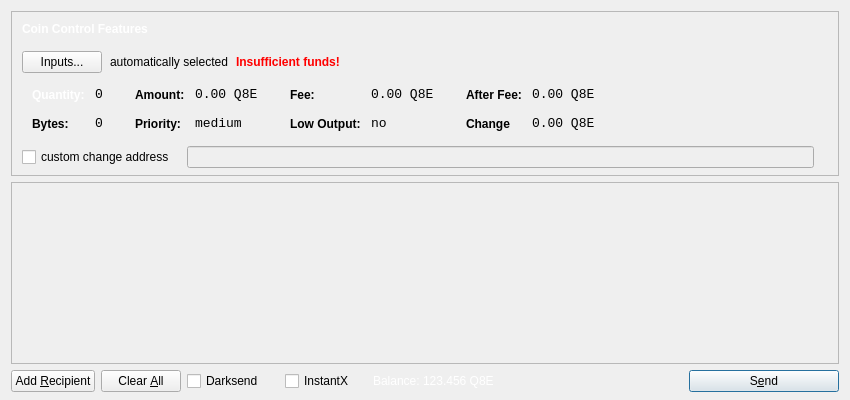
<?xml version="1.0" encoding="UTF-8"?>
<ui version="4.0">
 <class>SendCoinsDialog</class>
 <widget class="QDialog" name="SendCoinsDialog">
  <property name="geometry">
   <rect>
    <x>0</x>
    <y>0</y>
    <width>850</width>
    <height>400</height>
   </rect>
  </property>
  <property name="windowTitle">
   <string>Send Coins</string>
  </property>
  <layout class="QVBoxLayout" name="verticalLayout" stretch="0,1,0">
   <property name="bottomMargin">
    <number>8</number>
   </property>
   <item>
    <widget class="QFrame" name="frameCoinControl">
     <property name="sizePolicy">
      <sizepolicy hsizetype="Expanding" vsizetype="Expanding">
       <horstretch>0</horstretch>
       <verstretch>0</verstretch>
      </sizepolicy>
     </property>
     <property name="maximumSize">
      <size>
       <width>16777215</width>
       <height>16777215</height>
      </size>
     </property>
     <property name="frameShape">
      <enum>QFrame::StyledPanel</enum>
     </property>
     <property name="frameShadow">
      <enum>QFrame::Sunken</enum>
     </property>
     <layout class="QVBoxLayout" name="verticalLayoutCoinControl2">
      <property name="spacing">
       <number>6</number>
      </property>
      <property name="leftMargin">
       <number>0</number>
      </property>
      <property name="topMargin">
       <number>0</number>
      </property>
      <property name="rightMargin">
       <number>0</number>
      </property>
      <property name="bottomMargin">
       <number>6</number>
      </property>
      <item>
       <layout class="QVBoxLayout" name="verticalLayoutCoinControl" stretch="0,0,0,0,1">
        <property name="spacing">
         <number>0</number>
        </property>
        <property name="leftMargin">
         <number>10</number>
        </property>
        <property name="topMargin">
         <number>10</number>
        </property>
        <item>
         <layout class="QHBoxLayout" name="horizontalLayoutCoinControl1">
          <property name="bottomMargin">
           <number>15</number>
          </property>
          <item>
           <widget class="QLabel" name="labelCoinControlFeatures">
            <property name="sizePolicy">
             <sizepolicy hsizetype="Preferred" vsizetype="Maximum">
              <horstretch>0</horstretch>
              <verstretch>0</verstretch>
             </sizepolicy>
            </property>
            <property name="font">
             <font>
              <weight>75</weight>
              <bold>true</bold>
             </font>
            </property>
            <property name="styleSheet">
             <string notr="true">font-weight:bold;color:white;</string>
            </property>
            <property name="text">
             <string>Coin Control Features</string>
            </property>
           </widget>
          </item>
         </layout>
        </item>
        <item>
         <layout class="QHBoxLayout" name="horizontalLayoutCoinControl2" stretch="0,0,0,0">
          <property name="spacing">
           <number>8</number>
          </property>
          <property name="bottomMargin">
           <number>10</number>
          </property>
          <item>
           <widget class="QPushButton" name="pushButtonCoinControl">
            <property name="styleSheet">
             <string notr="true"/>
            </property>
            <property name="text">
             <string>Inputs...</string>
            </property>
           </widget>
          </item>
          <item>
           <widget class="QLabel" name="labelCoinControlAutomaticallySelected">
            <property name="text">
             <string>automatically selected</string>
            </property>
            <property name="margin">
             <number>5</number>
            </property>
           </widget>
          </item>
          <item>
           <widget class="QLabel" name="labelCoinControlInsuffFunds">
            <property name="font">
             <font>
              <weight>75</weight>
              <bold>true</bold>
             </font>
            </property>
            <property name="styleSheet">
             <string notr="true">color:red;font-weight:bold;</string>
            </property>
            <property name="text">
             <string>Insufficient funds!</string>
            </property>
            <property name="margin">
             <number>5</number>
            </property>
           </widget>
          </item>
          <item>
           <spacer name="horizontalSpacerCoinControl">
            <property name="orientation">
             <enum>Qt::Horizontal</enum>
            </property>
            <property name="sizeHint" stdset="0">
             <size>
              <width>40</width>
              <height>1</height>
             </size>
            </property>
           </spacer>
          </item>
         </layout>
        </item>
        <item>
         <widget class="QWidget" name="widgetCoinControl" native="true">
          <property name="sizePolicy">
           <sizepolicy hsizetype="Preferred" vsizetype="Preferred">
            <horstretch>0</horstretch>
            <verstretch>0</verstretch>
           </sizepolicy>
          </property>
          <property name="minimumSize">
           <size>
            <width>0</width>
            <height>0</height>
           </size>
          </property>
          <property name="styleSheet">
           <string notr="true"/>
          </property>
          <layout class="QHBoxLayout" name="horizontalLayoutCoinControl5">
           <property name="leftMargin">
            <number>0</number>
           </property>
           <property name="topMargin">
            <number>0</number>
           </property>
           <property name="rightMargin">
            <number>0</number>
           </property>
           <property name="bottomMargin">
            <number>0</number>
           </property>
           <item>
            <layout class="QHBoxLayout" name="horizontalLayoutCoinControl3" stretch="0,0,0,1">
             <property name="spacing">
              <number>20</number>
             </property>
             <property name="topMargin">
              <number>0</number>
             </property>
             <property name="bottomMargin">
              <number>10</number>
             </property>
             <item>
              <layout class="QFormLayout" name="formLayoutCoinControl1">
               <property name="horizontalSpacing">
                <number>10</number>
               </property>
               <property name="verticalSpacing">
                <number>14</number>
               </property>
               <property name="leftMargin">
                <number>10</number>
               </property>
               <property name="topMargin">
                <number>4</number>
               </property>
               <property name="rightMargin">
                <number>6</number>
               </property>
               <item row="0" column="0">
                <widget class="QLabel" name="labelCoinControlQuantityText">
                 <property name="styleSheet">
                  <string notr="true">font-weight:bold;color:white</string>
                 </property>
                 <property name="text">
                  <string>Quantity:</string>
                 </property>
                 <property name="margin">
                  <number>0</number>
                 </property>
                </widget>
               </item>
               <item row="0" column="1">
                <widget class="QLabel" name="labelCoinControlQuantity">
                 <property name="font">
                  <font>
                   <family>Monospace</family>
                   <pointsize>10</pointsize>
                  </font>
                 </property>
                 <property name="cursor">
                  <cursorShape>IBeamCursor</cursorShape>
                 </property>
                 <property name="contextMenuPolicy">
                  <enum>Qt::ActionsContextMenu</enum>
                 </property>
                 <property name="text">
                  <string>0</string>
                 </property>
                 <property name="margin">
                  <number>0</number>
                 </property>
                 <property name="textInteractionFlags">
                  <set>Qt::LinksAccessibleByMouse|Qt::TextSelectableByKeyboard|Qt::TextSelectableByMouse</set>
                 </property>
                </widget>
               </item>
               <item row="1" column="0">
                <widget class="QLabel" name="labelCoinControlBytesText">
                 <property name="styleSheet">
                  <string notr="true">font-weight:bold;</string>
                 </property>
                 <property name="text">
                  <string>Bytes:</string>
                 </property>
                </widget>
               </item>
               <item row="1" column="1">
                <widget class="QLabel" name="labelCoinControlBytes">
                 <property name="font">
                  <font>
                   <family>Monospace</family>
                   <pointsize>10</pointsize>
                  </font>
                 </property>
                 <property name="cursor">
                  <cursorShape>IBeamCursor</cursorShape>
                 </property>
                 <property name="contextMenuPolicy">
                  <enum>Qt::ActionsContextMenu</enum>
                 </property>
                 <property name="text">
                  <string>0</string>
                 </property>
                 <property name="textInteractionFlags">
                  <set>Qt::LinksAccessibleByMouse|Qt::TextSelectableByKeyboard|Qt::TextSelectableByMouse</set>
                 </property>
                </widget>
               </item>
              </layout>
             </item>
             <item>
              <layout class="QFormLayout" name="formLayoutCoinControl2">
               <property name="horizontalSpacing">
                <number>10</number>
               </property>
               <property name="verticalSpacing">
                <number>14</number>
               </property>
               <property name="leftMargin">
                <number>6</number>
               </property>
               <property name="topMargin">
                <number>4</number>
               </property>
               <property name="rightMargin">
                <number>6</number>
               </property>
               <item row="0" column="0">
                <widget class="QLabel" name="labelCoinControlAmountText">
                 <property name="styleSheet">
                  <string notr="true">font-weight:bold;</string>
                 </property>
                 <property name="text">
                  <string>Amount:</string>
                 </property>
                 <property name="margin">
                  <number>0</number>
                 </property>
                </widget>
               </item>
               <item row="0" column="1">
                <widget class="QLabel" name="labelCoinControlAmount">
                 <property name="font">
                  <font>
                   <family>Monospace</family>
                   <pointsize>10</pointsize>
                  </font>
                 </property>
                 <property name="cursor">
                  <cursorShape>IBeamCursor</cursorShape>
                 </property>
                 <property name="contextMenuPolicy">
                  <enum>Qt::ActionsContextMenu</enum>
                 </property>
                 <property name="text">
                  <string>0.00 Q8E</string>
                 </property>
                 <property name="textInteractionFlags">
                  <set>Qt::LinksAccessibleByMouse|Qt::TextSelectableByKeyboard|Qt::TextSelectableByMouse</set>
                 </property>
                </widget>
               </item>
               <item row="1" column="0">
                <widget class="QLabel" name="labelCoinControlPriorityText">
                 <property name="styleSheet">
                  <string notr="true">font-weight:bold;</string>
                 </property>
                 <property name="text">
                  <string>Priority:</string>
                 </property>
                </widget>
               </item>
               <item row="1" column="1">
                <widget class="QLabel" name="labelCoinControlPriority">
                 <property name="font">
                  <font>
                   <family>Monospace</family>
                   <pointsize>10</pointsize>
                  </font>
                 </property>
                 <property name="cursor">
                  <cursorShape>IBeamCursor</cursorShape>
                 </property>
                 <property name="contextMenuPolicy">
                  <enum>Qt::ActionsContextMenu</enum>
                 </property>
                 <property name="text">
                  <string>medium</string>
                 </property>
                 <property name="textInteractionFlags">
                  <set>Qt::LinksAccessibleByMouse|Qt::TextSelectableByKeyboard|Qt::TextSelectableByMouse</set>
                 </property>
                </widget>
               </item>
              </layout>
             </item>
             <item>
              <layout class="QFormLayout" name="formLayoutCoinControl3">
               <property name="horizontalSpacing">
                <number>10</number>
               </property>
               <property name="verticalSpacing">
                <number>14</number>
               </property>
               <property name="leftMargin">
                <number>6</number>
               </property>
               <property name="topMargin">
                <number>4</number>
               </property>
               <property name="rightMargin">
                <number>6</number>
               </property>
               <item row="0" column="0">
                <widget class="QLabel" name="labelCoinControlFeeText">
                 <property name="styleSheet">
                  <string notr="true">font-weight:bold;</string>
                 </property>
                 <property name="text">
                  <string>Fee:</string>
                 </property>
                 <property name="margin">
                  <number>0</number>
                 </property>
                </widget>
               </item>
               <item row="0" column="1">
                <widget class="QLabel" name="labelCoinControlFee">
                 <property name="font">
                  <font>
                   <family>Monospace</family>
                   <pointsize>10</pointsize>
                  </font>
                 </property>
                 <property name="cursor">
                  <cursorShape>IBeamCursor</cursorShape>
                 </property>
                 <property name="contextMenuPolicy">
                  <enum>Qt::ActionsContextMenu</enum>
                 </property>
                 <property name="text">
                  <string>0.00 Q8E</string>
                 </property>
                 <property name="textInteractionFlags">
                  <set>Qt::LinksAccessibleByMouse|Qt::TextSelectableByKeyboard|Qt::TextSelectableByMouse</set>
                 </property>
                </widget>
               </item>
               <item row="1" column="0">
                <widget class="QLabel" name="labelCoinControlLowOutputText">
                 <property name="styleSheet">
                  <string notr="true">font-weight:bold;</string>
                 </property>
                 <property name="text">
                  <string>Low Output:</string>
                 </property>
                </widget>
               </item>
               <item row="1" column="1">
                <widget class="QLabel" name="labelCoinControlLowOutput">
                 <property name="font">
                  <font>
                   <family>Monospace</family>
                   <pointsize>10</pointsize>
                  </font>
                 </property>
                 <property name="cursor">
                  <cursorShape>IBeamCursor</cursorShape>
                 </property>
                 <property name="contextMenuPolicy">
                  <enum>Qt::ActionsContextMenu</enum>
                 </property>
                 <property name="text">
                  <string>no</string>
                 </property>
                 <property name="textInteractionFlags">
                  <set>Qt::LinksAccessibleByMouse|Qt::TextSelectableByKeyboard|Qt::TextSelectableByMouse</set>
                 </property>
                </widget>
               </item>
              </layout>
             </item>
             <item>
              <layout class="QFormLayout" name="formLayoutCoinControl4">
               <property name="horizontalSpacing">
                <number>10</number>
               </property>
               <property name="verticalSpacing">
                <number>14</number>
               </property>
               <property name="leftMargin">
                <number>6</number>
               </property>
               <property name="topMargin">
                <number>4</number>
               </property>
               <property name="rightMargin">
                <number>6</number>
               </property>
               <item row="0" column="0">
                <widget class="QLabel" name="labelCoinControlAfterFeeText">
                 <property name="styleSheet">
                  <string notr="true">font-weight:bold;</string>
                 </property>
                 <property name="text">
                  <string>After Fee:</string>
                 </property>
                 <property name="margin">
                  <number>0</number>
                 </property>
                </widget>
               </item>
               <item row="0" column="1">
                <widget class="QLabel" name="labelCoinControlAfterFee">
                 <property name="font">
                  <font>
                   <family>Monospace</family>
                   <pointsize>10</pointsize>
                  </font>
                 </property>
                 <property name="cursor">
                  <cursorShape>IBeamCursor</cursorShape>
                 </property>
                 <property name="contextMenuPolicy">
                  <enum>Qt::ActionsContextMenu</enum>
                 </property>
                 <property name="text">
                  <string>0.00 Q8E</string>
                 </property>
                 <property name="textInteractionFlags">
                  <set>Qt::LinksAccessibleByMouse|Qt::TextSelectableByKeyboard|Qt::TextSelectableByMouse</set>
                 </property>
                </widget>
               </item>
               <item row="1" column="0">
                <widget class="QLabel" name="labelCoinControlChangeText">
                 <property name="styleSheet">
                  <string notr="true">font-weight:bold;</string>
                 </property>
                 <property name="text">
                  <string>Change</string>
                 </property>
                </widget>
               </item>
               <item row="1" column="1">
                <widget class="QLabel" name="labelCoinControlChange">
                 <property name="font">
                  <font>
                   <family>Monospace</family>
                   <pointsize>10</pointsize>
                  </font>
                 </property>
                 <property name="cursor">
                  <cursorShape>IBeamCursor</cursorShape>
                 </property>
                 <property name="contextMenuPolicy">
                  <enum>Qt::ActionsContextMenu</enum>
                 </property>
                 <property name="text">
                  <string>0.00 Q8E</string>
                 </property>
                 <property name="textInteractionFlags">
                  <set>Qt::LinksAccessibleByMouse|Qt::TextSelectableByKeyboard|Qt::TextSelectableByMouse</set>
                 </property>
                </widget>
               </item>
              </layout>
             </item>
            </layout>
           </item>
          </layout>
         </widget>
        </item>
        <item>
         <layout class="QHBoxLayout" name="horizontalLayoutCoinControl4" stretch="0,0,0">
          <property name="spacing">
           <number>12</number>
          </property>
          <property name="sizeConstraint">
           <enum>QLayout::SetDefaultConstraint</enum>
          </property>
          <property name="topMargin">
           <number>5</number>
          </property>
          <property name="rightMargin">
           <number>5</number>
          </property>
          <item>
           <widget class="QCheckBox" name="checkBoxCoinControlChange">
            <property name="text">
             <string>custom change address</string>
            </property>
           </widget>
          </item>
          <item>
           <widget class="QLineEdit" name="lineEditCoinControlChange">
            <property name="enabled">
             <bool>false</bool>
            </property>
            <property name="sizePolicy">
             <sizepolicy hsizetype="Expanding" vsizetype="Fixed">
              <horstretch>0</horstretch>
              <verstretch>0</verstretch>
             </sizepolicy>
            </property>
           </widget>
          </item>
          <item>
           <widget class="QLabel" name="labelCoinControlChangeLabel">
            <property name="sizePolicy">
             <sizepolicy hsizetype="Preferred" vsizetype="Expanding">
              <horstretch>0</horstretch>
              <verstretch>0</verstretch>
             </sizepolicy>
            </property>
            <property name="minimumSize">
             <size>
              <width>0</width>
              <height>0</height>
             </size>
            </property>
            <property name="text">
             <string/>
            </property>
            <property name="margin">
             <number>3</number>
            </property>
           </widget>
          </item>
         </layout>
        </item>
        <item>
         <spacer name="verticalSpacerCoinControl">
          <property name="orientation">
           <enum>Qt::Vertical</enum>
          </property>
          <property name="sizeHint" stdset="0">
           <size>
            <width>800</width>
            <height>1</height>
           </size>
          </property>
         </spacer>
        </item>
       </layout>
      </item>
     </layout>
    </widget>
   </item>
   <item>
    <widget class="QScrollArea" name="scrollArea">
     <property name="widgetResizable">
      <bool>true</bool>
     </property>
     <widget class="QWidget" name="scrollAreaWidgetContents">
      <property name="geometry">
       <rect>
        <x>0</x>
        <y>0</y>
        <width>830</width>
        <height>173</height>
       </rect>
      </property>
      <layout class="QVBoxLayout" name="verticalLayout_2">
       <property name="leftMargin">
        <number>0</number>
       </property>
       <property name="topMargin">
        <number>0</number>
       </property>
       <property name="rightMargin">
        <number>0</number>
       </property>
       <property name="bottomMargin">
        <number>0</number>
       </property>
       <item>
        <layout class="QVBoxLayout" name="entries">
         <property name="spacing">
          <number>6</number>
         </property>
        </layout>
       </item>
       <item>
        <spacer name="verticalSpacer">
         <property name="orientation">
          <enum>Qt::Vertical</enum>
         </property>
         <property name="sizeHint" stdset="0">
          <size>
           <width>20</width>
           <height>40</height>
          </size>
         </property>
        </spacer>
       </item>
      </layout>
     </widget>
    </widget>
   </item>
   <item>
    <layout class="QHBoxLayout" name="horizontalLayout">
     <item>
      <widget class="QPushButton" name="addButton">
       <property name="toolTip">
        <string>Send to multiple recipients at once</string>
       </property>
       <property name="text">
        <string>Add &amp;Recipient</string>
       </property>
       <property name="autoDefault">
        <bool>false</bool>
       </property>
      </widget>
     </item>
     <item>
      <widget class="QPushButton" name="clearButton">
       <property name="sizePolicy">
        <sizepolicy hsizetype="Minimum" vsizetype="Fixed">
         <horstretch>0</horstretch>
         <verstretch>0</verstretch>
        </sizepolicy>
       </property>
       <property name="toolTip">
        <string>Remove all transaction fields</string>
       </property>
       <property name="text">
        <string>Clear &amp;All</string>
       </property>
       <property name="autoRepeatDelay">
        <number>300</number>
       </property>
       <property name="autoDefault">
        <bool>false</bool>
       </property>
      </widget>
     </item>
     <item>
      <layout class="QHBoxLayout" name="horizontalLayout_2">
       <property name="spacing">
        <number>3</number>
       </property>
       <item>
        <widget class="QCheckBox" name="checkUseDarksend">
         <property name="minimumSize">
          <size>
           <width>95</width>
           <height>0</height>
          </size>
         </property>
         <property name="visible">
          <bool>false</bool>
         </property>
         <property name="text">
          <string>Darksend</string>
         </property>
        </widget>
       </item>
       <item>
        <widget class="QCheckBox" name="checkInstantX">
         <property name="minimumSize">
          <size>
           <width>85</width>
           <height>0</height>
          </size>
         </property>
         <property name="visible">
          <bool>false</bool>
         </property>
         <property name="text">
          <string>InstantX</string>
         </property>
        </widget>
       </item>
       <item>
        <widget class="QLabel" name="label">
         <property name="sizePolicy">
          <sizepolicy hsizetype="Preferred" vsizetype="Fixed">
           <horstretch>0</horstretch>
           <verstretch>0</verstretch>
          </sizepolicy>
         </property>
         <property name="text">
          <string>Balance:</string>
         </property>
          <property name="styleSheet">
             <string notr="true">color:white;</string>
         </property>
        </widget>
       </item>
       <item>
        <widget class="QLabel" name="labelBalance">
         <property name="sizePolicy">
          <sizepolicy hsizetype="Preferred" vsizetype="Fixed">
           <horstretch>0</horstretch>
           <verstretch>0</verstretch>
          </sizepolicy>
         </property>
         <property name="cursor">
          <cursorShape>IBeamCursor</cursorShape>
         </property>
         <property name="text">
          <string>123.456 Q8E</string>
         </property>
        <property name="styleSheet">
             <string notr="true">color:white;</string>
         </property>
         <property name="textInteractionFlags">
          <set>Qt::LinksAccessibleByMouse|Qt::TextSelectableByKeyboard|Qt::TextSelectableByMouse</set>
         </property>
        </widget>
       </item>
      </layout>
     </item>
     <item>
      <spacer name="horizontalSpacer">
       <property name="orientation">
        <enum>Qt::Horizontal</enum>
       </property>
       <property name="sizeHint" stdset="0">
        <size>
         <width>40</width>
         <height>20</height>
        </size>
       </property>
      </spacer>
     </item>
     <item>
      <widget class="QPushButton" name="sendButton">
       <property name="minimumSize">
        <size>
         <width>150</width>
         <height>0</height>
        </size>
       </property>
       <property name="toolTip">
        <string>Confirm the send action</string>
       </property>
       <property name="text">
        <string>S&amp;end</string>
       </property>
       <property name="default">
        <bool>true</bool>
       </property>
      </widget>
     </item>
    </layout>
   </item>
  </layout>
 </widget>
 <resources>
  <include location="../bitcoin.qrc"/>
 </resources>
 <connections/>
</ui>
